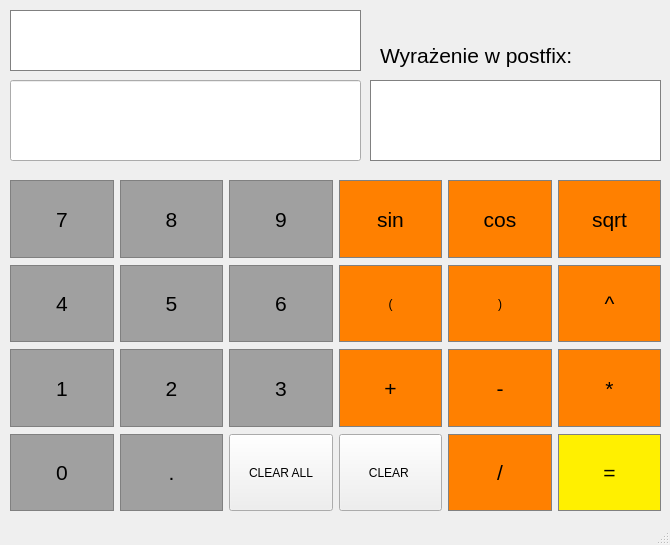
<?xml version="1.0" encoding="UTF-8"?>
<ui version="4.0">
 <class>Calculator</class>
 <widget class="QMainWindow" name="Calculator">
  <property name="geometry">
   <rect>
    <x>0</x>
    <y>0</y>
    <width>670</width>
    <height>545</height>
   </rect>
  </property>
  <property name="windowTitle">
   <string>Calculator</string>
  </property>
  <widget class="QWidget" name="centralwidget">
   <widget class="QWidget" name="gridLayoutWidget">
    <property name="geometry">
     <rect>
      <x>10</x>
      <y>180</y>
      <width>651</width>
      <height>331</height>
     </rect>
    </property>
    <layout class="QGridLayout" name="gridLayout_2">
     <property name="verticalSpacing">
      <number>7</number>
     </property>
     <item row="3" column="0">
      <widget class="QPushButton" name="Button4">
       <property name="sizePolicy">
        <sizepolicy hsizetype="Preferred" vsizetype="Preferred">
         <horstretch>0</horstretch>
         <verstretch>0</verstretch>
        </sizepolicy>
       </property>
       <property name="font">
        <font>
         <pointsize>16</pointsize>
        </font>
       </property>
       <property name="styleSheet">
        <string notr="true">QPushButton {
	background-color: #A0A0A0;
	border: 1px solid grey;
	padding: 5px;
}
QPushButton:hover {
	background-color: #C0C0C0;
	border: 1px solid grey;
	padding: 5px;
}
QPushButton:pressed {
	background-color: #E0E0E0;
	border: 1px solid grey;
	padding: 5px;
}</string>
       </property>
       <property name="text">
        <string>4</string>
       </property>
      </widget>
     </item>
     <item row="5" column="1">
      <widget class="QPushButton" name="ButtonDot">
       <property name="sizePolicy">
        <sizepolicy hsizetype="Preferred" vsizetype="Preferred">
         <horstretch>0</horstretch>
         <verstretch>0</verstretch>
        </sizepolicy>
       </property>
       <property name="font">
        <font>
         <pointsize>16</pointsize>
        </font>
       </property>
       <property name="styleSheet">
        <string notr="true">QPushButton {
	background-color: #A0A0A0;
	border: 1px solid grey;
	padding: 5px;
}
QPushButton:hover {
	background-color: #C0C0C0;
	border: 1px solid grey;
	padding: 5px;
}
QPushButton:pressed {
	background-color: #E0E0E0;
	border: 1px solid grey;
	padding: 5px;
}</string>
       </property>
       <property name="text">
        <string>.</string>
       </property>
      </widget>
     </item>
     <item row="3" column="1">
      <widget class="QPushButton" name="Button5">
       <property name="sizePolicy">
        <sizepolicy hsizetype="Preferred" vsizetype="Preferred">
         <horstretch>0</horstretch>
         <verstretch>0</verstretch>
        </sizepolicy>
       </property>
       <property name="font">
        <font>
         <pointsize>16</pointsize>
        </font>
       </property>
       <property name="styleSheet">
        <string notr="true">QPushButton {
	background-color: #A0A0A0;
	border: 1px solid grey;
	padding: 5px;
}
QPushButton:hover {
	background-color: #C0C0C0;
	border: 1px solid grey;
	padding: 5px;
}
QPushButton:pressed {
	background-color: #E0E0E0;
	border: 1px solid grey;
	padding: 5px;
}</string>
       </property>
       <property name="text">
        <string>5</string>
       </property>
      </widget>
     </item>
     <item row="4" column="2">
      <widget class="QPushButton" name="Button3">
       <property name="sizePolicy">
        <sizepolicy hsizetype="Preferred" vsizetype="Preferred">
         <horstretch>0</horstretch>
         <verstretch>0</verstretch>
        </sizepolicy>
       </property>
       <property name="font">
        <font>
         <pointsize>16</pointsize>
        </font>
       </property>
       <property name="styleSheet">
        <string notr="true">QPushButton {
	background-color: #A0A0A0;
	border: 1px solid grey;
	padding: 5px;
}
QPushButton:hover {
	background-color: #C0C0C0;
	border: 1px solid grey;
	padding: 5px;
}
QPushButton:pressed {
	background-color: #E0E0E0;
	border: 1px solid grey;
	padding: 5px;
}</string>
       </property>
       <property name="text">
        <string>3</string>
       </property>
      </widget>
     </item>
     <item row="1" column="1">
      <widget class="QPushButton" name="Button8">
       <property name="sizePolicy">
        <sizepolicy hsizetype="Preferred" vsizetype="Preferred">
         <horstretch>0</horstretch>
         <verstretch>0</verstretch>
        </sizepolicy>
       </property>
       <property name="font">
        <font>
         <pointsize>16</pointsize>
        </font>
       </property>
       <property name="styleSheet">
        <string notr="true">QPushButton {
	background-color: #A0A0A0;
	border: 1px solid grey;
	padding: 5px;
}
QPushButton:hover {
	background-color: #C0C0C0;
	border: 1px solid grey;
	padding: 5px;
}
QPushButton:pressed {
	background-color: #E0E0E0;
	border: 1px solid grey;
	padding: 5px;
}</string>
       </property>
       <property name="text">
        <string>8</string>
       </property>
      </widget>
     </item>
     <item row="5" column="0">
      <widget class="QPushButton" name="Button0">
       <property name="sizePolicy">
        <sizepolicy hsizetype="Preferred" vsizetype="Preferred">
         <horstretch>0</horstretch>
         <verstretch>0</verstretch>
        </sizepolicy>
       </property>
       <property name="font">
        <font>
         <pointsize>16</pointsize>
        </font>
       </property>
       <property name="styleSheet">
        <string notr="true">QPushButton {
	background-color: #A0A0A0;
	border: 1px solid grey;
	padding: 5px;
}
QPushButton:hover {
	background-color: #C0C0C0;
	border: 1px solid grey;
	padding: 5px;
}
QPushButton:pressed {
	background-color: #E0E0E0;
	border: 1px solid grey;
	padding: 5px;
}</string>
       </property>
       <property name="text">
        <string>0</string>
       </property>
      </widget>
     </item>
     <item row="1" column="2">
      <widget class="QPushButton" name="Button9">
       <property name="sizePolicy">
        <sizepolicy hsizetype="Preferred" vsizetype="Preferred">
         <horstretch>0</horstretch>
         <verstretch>0</verstretch>
        </sizepolicy>
       </property>
       <property name="font">
        <font>
         <pointsize>16</pointsize>
        </font>
       </property>
       <property name="styleSheet">
        <string notr="true">QPushButton {
	background-color: #A0A0A0;
	border: 1px solid grey;
	padding: 5px;
}
QPushButton:hover {
	background-color: #C0C0C0;
	border: 1px solid grey;
	padding: 5px;
}
QPushButton:pressed {
	background-color: #E0E0E0;
	border: 1px solid grey;
	padding: 5px;
}</string>
       </property>
       <property name="text">
        <string>9</string>
       </property>
      </widget>
     </item>
     <item row="4" column="0">
      <widget class="QPushButton" name="Button1">
       <property name="sizePolicy">
        <sizepolicy hsizetype="Preferred" vsizetype="Preferred">
         <horstretch>0</horstretch>
         <verstretch>0</verstretch>
        </sizepolicy>
       </property>
       <property name="font">
        <font>
         <pointsize>16</pointsize>
        </font>
       </property>
       <property name="styleSheet">
        <string notr="true">QPushButton {
	background-color: #A0A0A0;
	border: 1px solid grey;
	padding: 5px;
}
QPushButton:hover {
	background-color: #C0C0C0;
	border: 1px solid grey;
	padding: 5px;
}
QPushButton:pressed {
	background-color: #E0E0E0;
	border: 1px solid grey;
	padding: 5px;
}</string>
       </property>
       <property name="text">
        <string>1</string>
       </property>
      </widget>
     </item>
     <item row="4" column="1">
      <widget class="QPushButton" name="Button2">
       <property name="sizePolicy">
        <sizepolicy hsizetype="Preferred" vsizetype="Preferred">
         <horstretch>0</horstretch>
         <verstretch>0</verstretch>
        </sizepolicy>
       </property>
       <property name="font">
        <font>
         <pointsize>16</pointsize>
        </font>
       </property>
       <property name="styleSheet">
        <string notr="true">QPushButton {
	background-color: #A0A0A0;
	border: 1px solid grey;
	padding: 5px;
}
QPushButton:hover {
	background-color: #C0C0C0;
	border: 1px solid grey;
	padding: 5px;
}
QPushButton:pressed {
	background-color: #E0E0E0;
	border: 1px solid grey;
	padding: 5px;
}</string>
       </property>
       <property name="text">
        <string>2</string>
       </property>
      </widget>
     </item>
     <item row="1" column="0">
      <widget class="QPushButton" name="Button7">
       <property name="sizePolicy">
        <sizepolicy hsizetype="Preferred" vsizetype="Preferred">
         <horstretch>0</horstretch>
         <verstretch>0</verstretch>
        </sizepolicy>
       </property>
       <property name="font">
        <font>
         <pointsize>16</pointsize>
        </font>
       </property>
       <property name="styleSheet">
        <string notr="true">QPushButton {
	background-color: #A0A0A0;
	border: 1px solid grey;
	padding: 5px;
}
QPushButton:hover {
	background-color: #C0C0C0;
	border: 1px solid grey;
	padding: 5px;
}
QPushButton:pressed {
	background-color: #E0E0E0;
	border: 1px solid grey;
	padding: 5px;
}</string>
       </property>
       <property name="text">
        <string>7</string>
       </property>
      </widget>
     </item>
     <item row="3" column="2">
      <widget class="QPushButton" name="Button6">
       <property name="sizePolicy">
        <sizepolicy hsizetype="Preferred" vsizetype="Preferred">
         <horstretch>0</horstretch>
         <verstretch>0</verstretch>
        </sizepolicy>
       </property>
       <property name="font">
        <font>
         <pointsize>16</pointsize>
        </font>
       </property>
       <property name="styleSheet">
        <string notr="true">QPushButton {
	background-color: #A0A0A0;
	border: 1px solid grey;
	padding: 5px;
}
QPushButton:hover {
	background-color: #C0C0C0;
	border: 1px solid grey;
	padding: 5px;
}
QPushButton:pressed {
	background-color: #E0E0E0;
	border: 1px solid grey;
	padding: 5px;
}</string>
       </property>
       <property name="text">
        <string>6</string>
       </property>
      </widget>
     </item>
     <item row="4" column="4">
      <widget class="QPushButton" name="ButtonSub">
       <property name="sizePolicy">
        <sizepolicy hsizetype="Preferred" vsizetype="Preferred">
         <horstretch>0</horstretch>
         <verstretch>0</verstretch>
        </sizepolicy>
       </property>
       <property name="font">
        <font>
         <pointsize>16</pointsize>
        </font>
       </property>
       <property name="styleSheet">
        <string notr="true">QPushButton {
	background-color: #FF8000;
	border: 1px solid grey;
	padding: 5px;
}
QPushButton:hover{
	background-color: #FF9933;
	border: 1px solid grey;
	padding: 5px;
}
QPushButton:pressed {
	background-color: #FFCC99;
	border: 1px solid grey;
	padding: 5px;
}</string>
       </property>
       <property name="text">
        <string>-</string>
       </property>
      </widget>
     </item>
     <item row="4" column="5">
      <widget class="QPushButton" name="ButtonMulti">
       <property name="sizePolicy">
        <sizepolicy hsizetype="Preferred" vsizetype="Preferred">
         <horstretch>0</horstretch>
         <verstretch>0</verstretch>
        </sizepolicy>
       </property>
       <property name="font">
        <font>
         <pointsize>16</pointsize>
        </font>
       </property>
       <property name="styleSheet">
        <string notr="true">QPushButton {
	background-color: #FF8000;
	border: 1px solid grey;
	padding: 5px;
}
QPushButton:hover{
	background-color: #FF9933;
	border: 1px solid grey;
	padding: 5px;
}
QPushButton:pressed {
	background-color: #FFCC99;
	border: 1px solid grey;
	padding: 5px;
}</string>
       </property>
       <property name="text">
        <string>*</string>
       </property>
      </widget>
     </item>
     <item row="3" column="5">
      <widget class="QPushButton" name="ButtonPow">
       <property name="sizePolicy">
        <sizepolicy hsizetype="Preferred" vsizetype="Preferred">
         <horstretch>0</horstretch>
         <verstretch>0</verstretch>
        </sizepolicy>
       </property>
       <property name="font">
        <font>
         <pointsize>16</pointsize>
        </font>
       </property>
       <property name="styleSheet">
        <string notr="true">QPushButton {
	background-color: #FF8000;
	border: 1px solid grey;
	padding: 5px;
}
QPushButton:hover{
	background-color: #FF9933;
	border: 1px solid grey;
	padding: 5px;
}
QPushButton:pressed {
	background-color: #FFCC99;
	border: 1px solid grey;
	padding: 5px;
}</string>
       </property>
       <property name="text">
        <string>^</string>
       </property>
      </widget>
     </item>
     <item row="3" column="4">
      <widget class="QPushButton" name="ButtonClose">
       <property name="sizePolicy">
        <sizepolicy hsizetype="Preferred" vsizetype="Preferred">
         <horstretch>0</horstretch>
         <verstretch>0</verstretch>
        </sizepolicy>
       </property>
       <property name="styleSheet">
        <string notr="true">QPushButton {
	background-color: #FF8000;
	border: 1px solid grey;
	padding: 5px;
}
QPushButton:hover{
	background-color: #FF9933;
	border: 1px solid grey;
	padding: 5px;
}
QPushButton:pressed {
	background-color: #FFCC99;
	border: 1px solid grey;
	padding: 5px;
}</string>
       </property>
       <property name="text">
        <string>)</string>
       </property>
      </widget>
     </item>
     <item row="1" column="5">
      <widget class="QPushButton" name="ButtonSqrt">
       <property name="sizePolicy">
        <sizepolicy hsizetype="Preferred" vsizetype="Preferred">
         <horstretch>0</horstretch>
         <verstretch>0</verstretch>
        </sizepolicy>
       </property>
       <property name="font">
        <font>
         <pointsize>16</pointsize>
        </font>
       </property>
       <property name="styleSheet">
        <string>QPushButton {
	background-color: #FF8000;
	border: 1px solid grey;
	padding: 5px;
}
QPushButton:hover{
	background-color: #FF9933;
	border: 1px solid grey;
	padding: 5px;
}
QPushButton:pressed {
	background-color: #FFCC99;
	border: 1px solid grey;
	padding: 5px;
}</string>
       </property>
       <property name="text">
        <string>sqrt</string>
       </property>
      </widget>
     </item>
     <item row="1" column="4">
      <widget class="QPushButton" name="ButtonCos">
       <property name="sizePolicy">
        <sizepolicy hsizetype="Preferred" vsizetype="Preferred">
         <horstretch>0</horstretch>
         <verstretch>0</verstretch>
        </sizepolicy>
       </property>
       <property name="font">
        <font>
         <pointsize>16</pointsize>
        </font>
       </property>
       <property name="styleSheet">
        <string>QPushButton {
	background-color: #FF8000;
	border: 1px solid grey;
	padding: 5px;
}
QPushButton:hover{
	background-color: #FF9933;
	border: 1px solid grey;
	padding: 5px;
}
QPushButton:pressed {
	background-color: #FFCC99;
	border: 1px solid grey;
	padding: 5px;
}</string>
       </property>
       <property name="text">
        <string>cos</string>
       </property>
      </widget>
     </item>
     <item row="1" column="3">
      <widget class="QPushButton" name="ButtonSin">
       <property name="sizePolicy">
        <sizepolicy hsizetype="Preferred" vsizetype="Preferred">
         <horstretch>0</horstretch>
         <verstretch>0</verstretch>
        </sizepolicy>
       </property>
       <property name="font">
        <font>
         <pointsize>16</pointsize>
        </font>
       </property>
       <property name="styleSheet">
        <string>QPushButton {
	background-color: #FF8000;
	border: 1px solid grey;
	padding: 5px;
}
QPushButton:hover{
	background-color: #FF9933;
	border: 1px solid grey;
	padding: 5px;
}
QPushButton:pressed {
	background-color: #FFCC99;
	border: 1px solid grey;
	padding: 5px;
}</string>
       </property>
       <property name="text">
        <string>sin</string>
       </property>
      </widget>
     </item>
     <item row="4" column="3">
      <widget class="QPushButton" name="ButtonAdd">
       <property name="sizePolicy">
        <sizepolicy hsizetype="Preferred" vsizetype="Preferred">
         <horstretch>0</horstretch>
         <verstretch>0</verstretch>
        </sizepolicy>
       </property>
       <property name="font">
        <font>
         <pointsize>16</pointsize>
        </font>
       </property>
       <property name="styleSheet">
        <string notr="true">QPushButton {
	background-color: #FF8000;
	border: 1px solid grey;
	padding: 5px;
}
QPushButton:hover{
	background-color: #FF9933;
	border: 1px solid grey;
	padding: 5px;
}
QPushButton:pressed {
	background-color: #FFCC99;
	border: 1px solid grey;
	padding: 5px;
}</string>
       </property>
       <property name="text">
        <string>+</string>
       </property>
      </widget>
     </item>
     <item row="3" column="3">
      <widget class="QPushButton" name="ButtonOpen">
       <property name="sizePolicy">
        <sizepolicy hsizetype="Preferred" vsizetype="Preferred">
         <horstretch>0</horstretch>
         <verstretch>0</verstretch>
        </sizepolicy>
       </property>
       <property name="styleSheet">
        <string notr="true">QPushButton {
	background-color: #FF8000;
	border: 1px solid grey;
	padding: 5px;
}
QPushButton:hover{
	background-color: #FF9933;
	border: 1px solid grey;
	padding: 5px;
}
QPushButton:pressed {
	background-color: #FFCC99;
	border: 1px solid grey;
	padding: 5px;
}</string>
       </property>
       <property name="text">
        <string>(</string>
       </property>
      </widget>
     </item>
     <item row="5" column="5">
      <widget class="QPushButton" name="ButtonEqual">
       <property name="sizePolicy">
        <sizepolicy hsizetype="Preferred" vsizetype="Preferred">
         <horstretch>0</horstretch>
         <verstretch>0</verstretch>
        </sizepolicy>
       </property>
       <property name="font">
        <font>
         <pointsize>16</pointsize>
        </font>
       </property>
       <property name="styleSheet">
        <string notr="true">QPushButton {
	background-color: #FFF000;
	border: 1px solid grey;
	padding: 5px;
}
QPushButton:hover{
	background-color: #FF9933;
	border: 1px solid grey;
	padding: 5px;
}
QPushButton:pressed {
	background-color: #FFCC99;
	border: 1px solid grey;
	padding: 5px;
}</string>
       </property>
       <property name="text">
        <string>=</string>
       </property>
      </widget>
     </item>
     <item row="5" column="4">
      <widget class="QPushButton" name="ButtonDiv">
       <property name="sizePolicy">
        <sizepolicy hsizetype="Preferred" vsizetype="Preferred">
         <horstretch>0</horstretch>
         <verstretch>0</verstretch>
        </sizepolicy>
       </property>
       <property name="font">
        <font>
         <pointsize>16</pointsize>
        </font>
       </property>
       <property name="styleSheet">
        <string notr="true">QPushButton {
	background-color: #FF8000;
	border: 1px solid grey;
	padding: 5px;
}
QPushButton:hover{
	background-color: #FF9933;
	border: 1px solid grey;
	padding: 5px;
}
QPushButton:pressed {
	background-color: #FFCC99;
	border: 1px solid grey;
	padding: 5px;
}</string>
       </property>
       <property name="text">
        <string>/</string>
       </property>
      </widget>
     </item>
     <item row="5" column="3">
      <widget class="QPushButton" name="ButtonClear">
       <property name="sizePolicy">
        <sizepolicy hsizetype="Preferred" vsizetype="Preferred">
         <horstretch>0</horstretch>
         <verstretch>0</verstretch>
        </sizepolicy>
       </property>
       <property name="text">
        <string>CLEAR </string>
       </property>
      </widget>
     </item>
     <item row="5" column="2">
      <widget class="QPushButton" name="ButtonClearAll">
       <property name="sizePolicy">
        <sizepolicy hsizetype="Preferred" vsizetype="Preferred">
         <horstretch>0</horstretch>
         <verstretch>0</verstretch>
        </sizepolicy>
       </property>
       <property name="text">
        <string>CLEAR ALL</string>
       </property>
      </widget>
     </item>
    </layout>
   </widget>
   <widget class="QLabel" name="DisplayHistory">
    <property name="geometry">
     <rect>
      <x>10</x>
      <y>10</y>
      <width>351</width>
      <height>61</height>
     </rect>
    </property>
    <property name="font">
     <font>
      <pointsize>14</pointsize>
     </font>
    </property>
    <property name="autoFillBackground">
     <bool>false</bool>
    </property>
    <property name="styleSheet">
     <string notr="true">QLabel {
	background-color: white;
	border: 1px solid grey;
	padding: 5px;
}
</string>
    </property>
    <property name="text">
     <string/>
    </property>
    <property name="wordWrap">
     <bool>true</bool>
    </property>
   </widget>
   <widget class="QLabel" name="DisplayPostfix">
    <property name="geometry">
     <rect>
      <x>370</x>
      <y>80</y>
      <width>291</width>
      <height>81</height>
     </rect>
    </property>
    <property name="font">
     <font>
      <pointsize>14</pointsize>
     </font>
    </property>
    <property name="autoFillBackground">
     <bool>false</bool>
    </property>
    <property name="styleSheet">
     <string notr="true">QLabel {
	background-color: white;
	border: 1px solid grey;
	padding: 5px;
}
</string>
    </property>
    <property name="text">
     <string/>
    </property>
    <property name="wordWrap">
     <bool>true</bool>
    </property>
   </widget>
   <widget class="QLabel" name="label">
    <property name="geometry">
     <rect>
      <x>380</x>
      <y>40</y>
      <width>241</width>
      <height>31</height>
     </rect>
    </property>
    <property name="font">
     <font>
      <pointsize>16</pointsize>
      <bold>false</bold>
     </font>
    </property>
    <property name="text">
     <string>Wyrażenie w postfix:</string>
    </property>
   </widget>
   <widget class="QLineEdit" name="Display">
    <property name="geometry">
     <rect>
      <x>10</x>
      <y>80</y>
      <width>351</width>
      <height>81</height>
     </rect>
    </property>
    <property name="font">
     <font>
      <pointsize>18</pointsize>
     </font>
    </property>
    <property name="text">
     <string/>
    </property>
    <property name="placeholderText">
     <string/>
    </property>
   </widget>
  </widget>
  <widget class="QStatusBar" name="statusbar"/>
 </widget>
 <resources/>
 <connections/>
</ui>
